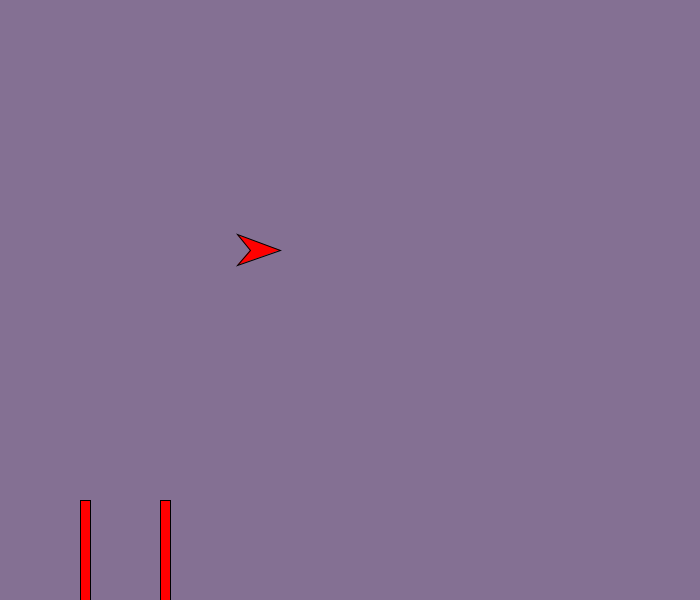
Frame 1 (no input)
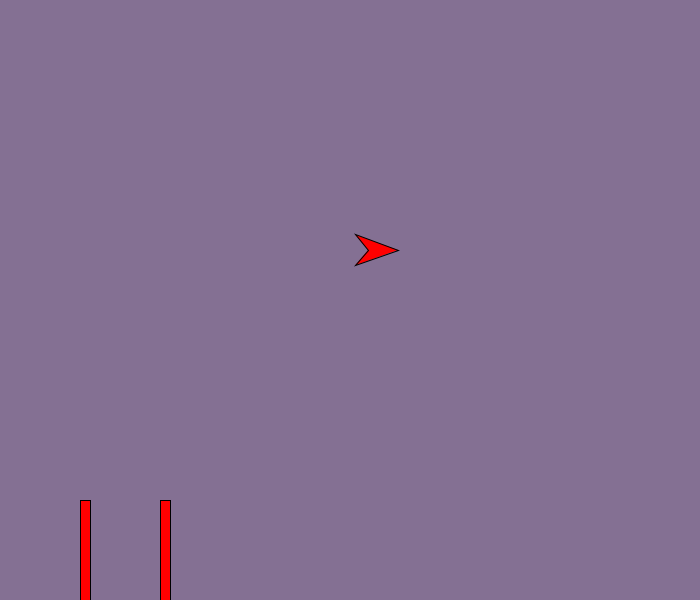
Frame 60 (the mouse pressed at the canvas centre just before this capture)
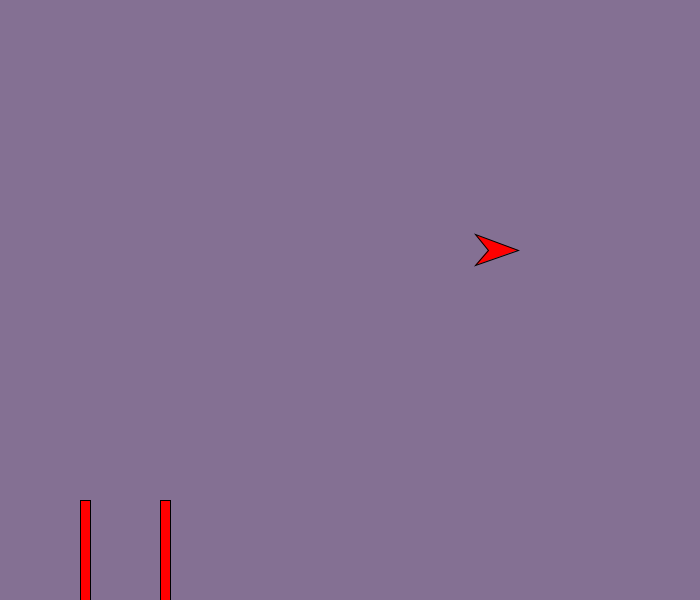
Frame 120 (the mouse held since frame 60 and released just before this capture)

The Processing sketch that drew these frames (run headless with seeded random() and noise(); from frame 60 on, the mouse is pressed at the canvas centre):

// Processing sketch: hell
// ── hell.pde
/**
 COMP1010SECTION[D01]
 *INSTRUCTOR:[Dr. Heather Matheson]
 *NAME:[Dipesh shah]
 *Student no: [7882947]
 *ASSIGNMENT:[Assignment2]
 *QUESTION:[Question4]
 *PURPOSE:[Completing the space game]
 */

float theta=radians(0), phi=radians(130), length =100, breadth=10;
float centerX, centerY, d1=30, d2=20;
float headX, headY, leftX, leftY, rightX, rightY;
final float SPEED = 2, TURN_SPEED=0.02, SPACING=80;
String status = "straight";                                      //this is a state variable that defines the movement of the spaceship
boolean outOfBound = false;
float red = random (100, 150), green = random(100, 150), blue = random(100, 150);
boolean topBottom=true, bottom =true, gameOver =false;
float R_Position = random (2*SPACING, width-SPACING), rectXOne, rectYOne, rectXTwo, rectYTwo, len, wid;

int randomBoolean;

void setup ()
{
  size (700, 600);
  centerX = 250;
  centerY=250;
}

void draw() {
  if (!gameOver) {
    background (red, green, blue);
    calcDimensions();
    drawShip();
    moveShip();
    checkCollision();
    newDimensions();
  }
}

/*
 * [Here, PtInRect() is called and when it returns a true statement the game is over]
 *[Here the left wing, right wing and head are checked to see if they have collided with the passage]
 *[This concept follows for each 'if-statements' in drawPassage() method]
 *[It gets its information from the global variables and also from PtInRect()]
 */
void checkCollision()
{
  if ((ptInRect(headX, headY, rectXOne, rectYOne, wid, len))||(ptInRect(leftX, leftY, rectXOne, rectYOne, wid, len))||(ptInRect(rightX, rightY, rectXOne, rectYOne, wid, len))) {
    showGameOverMessage();
    gameOver = true;
  }
  if ((ptInRect(headX, headY, rectXTwo, rectYTwo, wid, len))||(ptInRect(leftX, leftY, rectXTwo, rectYTwo, wid, len))||(ptInRect(rightX, rightY, rectXTwo, rectYTwo, wid, len))) {
    showGameOverMessage();
    gameOver = true;
  }
}

/*
 *[This function simply returns true if the spaceship has contacted any of the rectangles ]
 
 */

boolean ptInRect(float x, float y, float left, float top, float wide, float high) {
  if (x>=left && x<=left+wide && y>=top && y<=top+high) {
    return true;
  } else {
    return false;
  }
}
/*
 *[This function shows the game over message ]
 
 */
void showGameOverMessage() {
  fill(255);
  textSize(100);
  textAlign(CENTER, CENTER);
  text("Game Over!", width/2, height/2);
}

/*
 *[This function calls checkBound function to check the bound of the ship ]
 [This function also calls drawPassage function to draw a passage to a new position if it crosses the bound through the passage ]
 *[It gets its information from the global variables]
 */
void newDimensions() {
  checkBound();
  drawPassage();
}

/*
 *[This function draws the passage of the ship]
 [This function draws a new passage each time the spaceship goes out of bound ]
 *[It gets its information from the global variables]
 */
void drawPassage() {

  /*
 *[These blocks draws the passage of the ship at the position as mentioned in the comments]
   *[This function draws a new passage at different position each time the spaceship goes out of bound ]
   *[It gets its information from the global variables]
   */


  if (topBottom == true && bottom ==true) {
    rect (R_Position, height-length, breadth, length);                             //bottom
    rect (R_Position-SPACING, height-length, breadth, length);
    rectXOne = R_Position;
    rectYOne = height-length;
    rectXTwo = R_Position-SPACING;
    rectYTwo =  height-length;
    wid = breadth;
    len = length;
  } else if (topBottom == true && bottom ==false) {
    rect (R_Position, 0, breadth, length);                                    //top
    rect (R_Position-SPACING, 0, breadth, length);
    rectXOne = R_Position;
    rectYOne = 0;
    rectXTwo = R_Position-SPACING;
    rectYTwo =  0;
    wid = breadth;
    len = length;
  }

  if (topBottom == false && bottom ==false) {
    rect (0, R_Position, length, breadth);                                    //left
    rect (0, R_Position-SPACING, length, breadth);
    rectXOne = 0;
    rectYOne = R_Position;
    rectXTwo = 0;
    rectYTwo =  R_Position-SPACING;
    wid = length;
    len = breadth;
    
  } else if (topBottom == false && bottom ==true) {
    rect (width-length, R_Position, length, breadth);                                    //right
    rect (width-length, R_Position-SPACING, length, breadth);
    rectXOne = width-length;
    rectYOne = R_Position;
    rectXTwo = width-length;
    rectYTwo =  R_Position-SPACING;
    wid = length;
    len = breadth;
  }
}

/*
 *[This function checks the bound of the spaceship and changes the background once it goes off the bound ]
 *[It gets its information from the global variables]
 */

void checkBound() {

  if (outOfBound ==true) {


    /*
 *[These blocks checks the status of the position of the spaceship and if it passes througn the passage it changes the background and position of passage]
     *[It gets its information from the global variables]
     */

    if (topBottom ==true ) {
      if (centerX<R_Position && centerX >R_Position-SPACING) {
        randomBoolean= (int) random(2) * 2 - 1;                      // this generates a random value betn -1 and 1
        red = random (100, 200);
        green = random(100, 200);
        blue = random(100, 200);
        background (red, green, blue);
        topBottom =false;
        if (randomBoolean ==1 ) {                                        // random value one sets the bottom boolean to true
          bottom =true;
        } else {
          bottom = false;
        }
      }
    }
    if (topBottom ==false) {
      if (centerY<R_Position && centerY >R_Position-SPACING) {
        randomBoolean= (int) random(2) * 2 - 1;                          // this generates a random value betn -1 and 1
        red = random (100, 200);
        green = random(100, 200);
        blue = random(100, 200);
        background (red, green, blue);
        topBottom =true;
        if (randomBoolean ==1 ) {                                             // random value one sets the bottom boolean to false
          bottom =true;
        } else {
          bottom = false;
        }
      }
    }
  }

  outOfBound =false;
}



/*
 *[This function checks which key is pressed in the keyboard]
 *[It gets its information from the keyboard and changes the status of the spaceship accordingly]
 */

void keyPressed()
{
  if (key=='a'|| key=='j')
  {
    status = "left";
  }
  if (key=='d'|| key=='l')
  {  
    status ="right";
  }
  if (key =='s' || key =='k')
  {
    status = "straight";
  }
}

/*
 *[This function moves the spaceship to the desired direction in circles and straight-line]
 *[It gets its information from global variables]
 */

void moveShip()
{

  centerX=centerX + SPEED*cos(theta);
  centerY= centerY +SPEED* sin (theta);

  /*
 *[These blocks checks the bound of spaceship and sets position for the spaceship once the spaceship goes out of bound]
   *[These blocks also checks the bound of spaceship and generates a random position for the passage once the spaceship goes out of bound]
   *[It gets its information from global variables]
   */

  if (centerX>width)
  {
    outOfBound = true;
    centerX=0;
  }
  if (centerX<0)
  {
    outOfBound = true;
    centerX=width;
  }
  if (centerY>height)
  {
    outOfBound = true;
    centerY=0;
  }
  if (centerY<0)
  {
    outOfBound = true;
    centerY=height;
  }


  /*
 *[This blocks checks the status of the spaceship and change the direction of spaceship accordingly]
   *[It gets its information from global variables]
   */

  if (status.equals("left"))
  {

    theta = theta - TURN_SPEED;
  }
  if (status.equals("right"))
  {
    theta = theta + TURN_SPEED;
  }
}

/*
 *[This function draws the spaceship]
 *[It gets its information from global variables]
 */
void drawShip()
{
  fill (255, 0, 0);
  quad (headX, headY, rightX, rightY, centerX, centerY, leftX, leftY);
}

/*
 *[This function calculates the dimensions of the different parts of the spaceship]
 *[It gets its information from global variables]
 */
void calcDimensions()
{
  headX =centerX+ d1*cos(theta);
  headY = centerY+ d1*sin(theta);
  rightX =centerX+ d2*cos(theta+phi);
  rightY = centerY+ d2*sin(theta+phi);
  leftX= centerX+ d2*((cos(theta-phi))); 
  leftY= centerY+ d2*((sin(theta-phi)));
}
